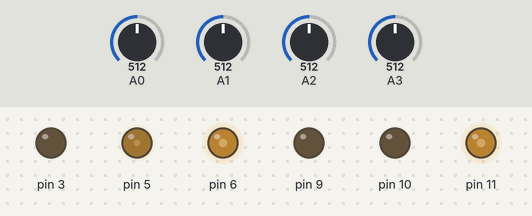
This sketch was run on a simulated Arduino Uno, built with avr-gcc and run on an emulated ATmega328P. On the bench: output pins drawn as LEDs (lit = HIGH). The test bench sets the inputs (shaded band); at power-on: A0 = 512, A1 = 512, A2 = 512, A3 = 512.

Above: at 1.2 s.
1.3 s: A0 set to 702
2.8 s: A0 set to 723
At 4.0 s:
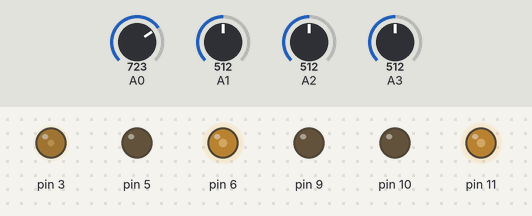
4.3 s: A1 set to 496
At 5.2 s:
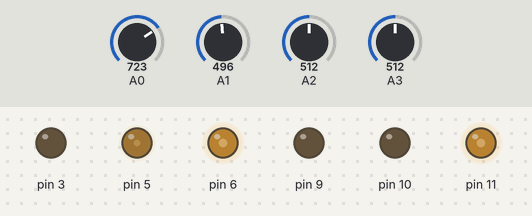
5.8 s: A2 set to 532
At 7.0 s:
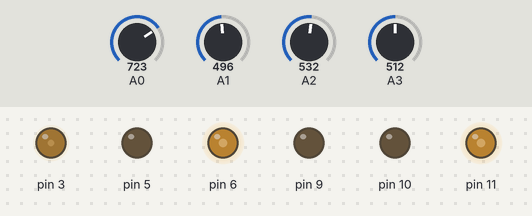
7.3 s: A3 set to 992
At 8.3 s:
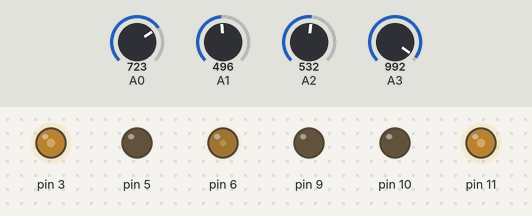
8.8 s: A1 set to 306
At 9.4 s:
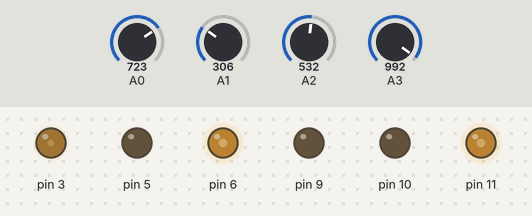
Timing chart, 0 to 11.3 s (numbered marks = the images above; inputs shaded):
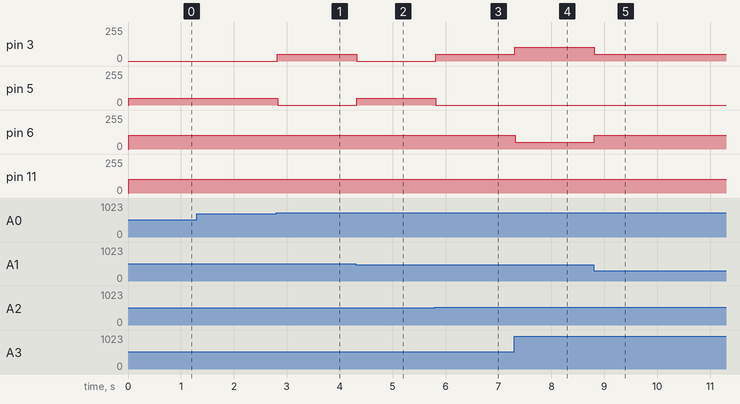

The sketch:

project_code_embedded_knn_thinkercad.ino
```cpp
#include <stdint.h>
#include <stdbool.h>
#include <math.h>
#include <stdio.h>

#define DATASET_SIZE 10
#define SAMPLE_SIZE 4
#define K_NEAREST 5
#define MAX_CHOSEN_SIZE K_NEAREST


float read_heart_beat_in_millivolts();
float read_blood_volume_pulse_in_percentage();
float read_galvanic_skin_response_in_microsecond();
float read_respiration_sensor_in_percentage();
float read_adc(uint8_t admux);
void wait_to_analogic_digital_conversion_finish();
void write_amusing_led(float duty_cycle);
void write_boring_led(float duty_cycle);
void write_relaxing_led(float duty_cycle);
void write_scary_led(float duty_cycle);


typedef enum Label
{
    AMUSING = 0,
    BORING =1,
    RELAXING =2,
    SCARY = 3,

} Label;

typedef struct sample
{
	float features[SAMPLE_SIZE];
    uint8_t label;
} sample;

typedef struct dataset
{
	sample samples[DATASET_SIZE];
} dataset;

typedef struct chosen
{
	int16_t array[MAX_CHOSEN_SIZE];
    uint8_t current_index;
    uint8_t size;
} chosen;

struct chosen  new_chosen(uint8_t size)
{
    struct chosen chosen_array;

    for (int i = 0; i < MAX_CHOSEN_SIZE; i++)
        chosen_array.array[i] = -1;

    chosen_array.size = size;
    chosen_array.current_index = 0;

    return chosen_array;
}


typedef struct knn
{
    dataset *set;
    struct chosen chosen_array;
    sample *best_sample;
    uint16_t current_index;
} knn;

sample find_nearest(knn *self, float *input_signal);
float euclidean_distance(float *signal_a, float *signal_b);
bool is_best_sample(knn *self, uint16_t current_sample_index, float *input_signal);

void find_k_nearest(struct dataset *set, float *input_signal,struct sample *nearest_samples, uint8_t k_nearest)
{
    knn model;

    model.set = set;
    model.chosen_array = new_chosen(k_nearest);

    for (uint8_t i = 0; i < k_nearest; i++)
        nearest_samples[i] = find_nearest(&model, input_signal);
}

sample find_nearest(knn *self, float *input_signal)
{
    uint16_t best_index = 0;
    self->best_sample = &self->set->samples[best_index];

    for (uint16_t sample_index = 0; sample_index < DATASET_SIZE; sample_index++)
        if (is_best_sample(self, sample_index, input_signal))
        {
            self->best_sample = &self->set->samples[sample_index];
            best_index = sample_index;
        }

    add_in_chosen(&self->chosen_array, best_index);

    return *self->best_sample;
}


bool is_best_sample(knn *self, uint16_t current_sample_index, float *input_signal)
{
    if (is_in_chosen(&self->chosen_array, current_sample_index))
        return false;

    float dataset_distance_to_signal = euclidean_distance(self->set->samples[current_sample_index].features, input_signal);
    float current_best_signal_distance = euclidean_distance(self->best_sample->features, input_signal);

    if (dataset_distance_to_signal < current_best_signal_distance)
        return true;

    return false;
}


float euclidean_distance(float *signal_a, float *signal_b)
{
    float distance = 0;

    for (int i = 0; i < SAMPLE_SIZE; i++)
        distance += pow(signal_a[i] - signal_b[i], 2);

    return sqrt(distance);
}

bool is_in_chosen(struct chosen *self, uint16_t index)
{

	for (int i = 0; i < self->current_index; i++)
    	if (self->array[i] == index)
            return true;

    return false;
}

void add_in_chosen(struct chosen *self, uint16_t value)
{
    self->array[self->current_index] = value;
	self->current_index++;
}


//Conversor de 0 a 5V
float conversor(int x)
{
  	return x * 0.00489;
}


dataset set;

void load_dataset()
{

  float space = 1.0/DATASET_SIZE;

  uint8_t labels[DATASET_SIZE] =  {
    BORING,//0
    BORING,//1
    BORING,//2
    BORING,//3
    RELAXING,  //4
    RELAXING,  //5
    SCARY,  //6
    SCARY,  //7
    AMUSING,  //8
    AMUSING  //9

  };

  for (int i =0; i < DATASET_SIZE; i++){

    float value = i*space;
    for (int j =0; j< SAMPLE_SIZE; j ++)
    	 set.samples[i].features[j] = value;

    set.samples[i].label = labels[i];
  }

}


struct sample samples[K_NEAREST];


void setup()
{
  	/*
        Habilitando todas as portas C do atmega 328p que equivale as portas
        A0,A1,A2,A3,A4,A5 do arduino uno respectivamente.
        As portas A0,A1,A2 serão as entradas dos sensores de temperatura e sensor de umidade.
        As portas A0, A1,A2  também se equivale as portas ADC[0], ADC[1] e ADC[2], respectivamente.
    */
 	DDRC = 0b00000000;

  	 /*
      ADCSRA -- significa  ADC Control and Status Register A

      no bit 7 habilita ou não o ADC
      no bit 6 se 1 então começa a conversão se estiver em modo simples
      no bit 5 se 1 então habilita o auto gatilho
      no bit 4 representa a flag de interrupção, quando a interrupção ocorrer esse bit vai para 1
      no bit 3 habilita a interrupção

      e os 3 bits menos significativos sever para escolher o Prescaler do ADC
      na prática utilizando o atmega a 16MHz a única opção é o 111

      7 - estou habilitando o ADC
      6 - estou informação que não quero começar a conversão
      5 - não quero habilitar a conversão automática ou seja eu que vou sinalizar quando começar a conversão
      4 - não controlo
      3 - não quero interromper nenhuma conversão a final nem comecei uma.
      2:0 - sou obrigado a usar o o Prescaler 111 por está trabalhando a 16MHz
    */
    //         76543210
    ADCSRA = 0b10000111;

  	 /*
        ADCSRB -- significa ADC Control and Status Register B
        bit 7 - nenhuma informação encontrada, pode existir só não encontrei / não foi necessário
        bit 6 - nenhuma informação encontrada, pode existir só não encontrei / não foi necessário
        bit 5 - nenhuma informação encontrada, pode existir só não encontrei / não foi necessário
        bit 4 - nenhuma informação encontrada, pode existir só não encontrei / não foi necessário
        bit 3 - nenhuma informação encontrada, pode existir só não encontrei / não foi necessário


        os 3 últimos bits [2:0]  sevem para definir a fonte do auto gatilho

        000 -- significa que a conversão será contínua, onde ao final de uma conversão outra começa imediatamente
        001 -- significa que a conversão se dará a partir de um comparador analógico, ou seja o 6 bit do ADCSRA == 1
        010 -- significa que a conversão se dará a partir de uma interrupção externa
        011 -- significa que a conversão se dará a partir da comparação de A do TC0
        100 -- significa que a conversão se dará a partir do estouro de contagem do TC0
        101 -- significa que a conversão se dará a partir da comparação de B do TC1
        110 -- significa que a conversão se dará a partir do estouro de contagem do TC1
        111 -- evento de captura do TC1


        nesse caso habilitei  a fonte do gatilho a partir da comparação do comparador analógico
        dessa forma eu informo quando quero fazer a conversão para digital
    */

    //         76543210
    ADCSRB = 0b00000001;


     /*
        PORTD

        são as portas digitais do arduino de  D0 até D7
        quero os pinos do PWM logo, os Pinos 5 e 6
        ou seja
        os bits 5 e 6 deve ser marcados como saída
    */
    //       76543210
    DDRD = 0b01101000;

    /*
        PORTB

        Utilizado portas D9,D10,D11 como saída pwm para os leds
        PINB pinos de entrada na da porta PORTB
        D8, D9 e D10, D11 representa os bits 0,1,2,3 do registrador DDRB
        Quero so registrados D9,D10 como saída.


     */
    //       76543210
    DDRB = 0b00001110;


    //         76543210
    TCCR0A = 0b10100011;
    TCCR1A = 0b10100011;
    TCCR2A = 0b10100011;

    //         76543210
    TCCR0B = 0b00000100;
    TCCR1B = 0b00000100;
    TCCR2B = 0b00000100;


  	load_dataset();
}


void loop()
{
  	float input[4];
  	/*
    	Apesar dos sensores emitirem diferentes valores,
        nessa simulação são 5 potenciômetros que variam de 0 até 5V.
        Portanto para normalizar é só dividir por 5.0
    */
	input[0] = read_heart_beat_in_millivolts()/5.0;
    input[1] = read_blood_volume_pulse_in_percentage()/5.0;
    input[2] = read_galvanic_skin_response_in_microsecond()/5.0;
    input[3] = read_respiration_sensor_in_percentage()/5.0;


  	find_k_nearest(&set, input, samples, K_NEAREST);

  	uint8_t label_frequencies[4] = {0,0,0,0};


    for (uint8_t i =0; i < K_NEAREST; i++ )
    {
     label_frequencies[(uint8_t)samples[i].label]++;
    }


  	 // pwm
    write_scary_led((float)label_frequencies[SCARY]/K_NEAREST);
    write_amusing_led((float)label_frequencies[AMUSING]/K_NEAREST);
    write_boring_led((float)label_frequencies[BORING]/K_NEAREST);
    write_relaxing_led((float)label_frequencies[RELAXING]/K_NEAREST);


}

/*
ECG sensor. The electrical signal generated by the heart muscles during contraction can be detected using an
ECG sensor.
*/
float read_heart_beat_in_millivolts(){
  	   /*
        ADMUX -- ADC Multiplexer Selection Register

        Segundo a referência os bits  6 e 7 representam o tipo de tensão de referência
        no caso 00, significa que a tensão de referência será proveniente de uma tensão
        externa, que será ligada ao pino AREF

        no caso 11, significa que ele usará a tensão interna de 1.1V como referência
		no caso 01, significa que ele usará a tensão do Vcc (5V) como referência
        o bit da posição 5 representa se o resultado do da conversão estará ajustado a direita ou a esquerda
        isso porque o resultado da conversão são 10bis e irem precisar de 2 registradores para armazena-lo
        ajustando a esquerda, podemos ler o resultado do primeiro registrador e ignorar os 2 bis menos significativos
        tendo em visa que na leitura pode haver ruído,então ignorar os 2 bits pode ser bastante interessante.

        Os 4 bits menos significativos ou seja os bits da posição 0,1,2,3
        representam as entradas do conversor. No arduino uno elas represetam
        as entradas do sinal
        0000 - ADC[0]
        0001 - ADC[1]
        0010 - ADC[2]
        0011 - ADC[3]
        0100 - ADC[4]
        0101 - ADC[5]
        0110 - ADC[6]
        0111 - ADC[7]

        no caso a entrada escolhida foi a ADC[0]
        e a tensão de referência externa de  é 5V, uma vez que
        podemos representar a tensão da umidade de 0 2.5V e a tensão de 0 até 5V
        dos sensores de temperatura.
        Ou seja os valores de umidade varia de 0 até 512 (1024/2)
        e os valores de temperatura variam de 0 até 1024


        traduzindo a minha escolha para os bits fica
        76
        01 - Vcc como referência

        3210
        0000 -  ADC[0]

        5
        0 - lendo os resistadores da direita para esquerda

    */

    float v_in = read_adc(0b01000000);

    return v_in; // (v_in - 2.8) / 50 * 1000;
}

/*
Blood Volume Pulse (BVP) sensor. Also known as a Photoplethysmography (PPG) sensor, it emits light into the tissue and measures
the reflected light. The amount of observed reflected light varies according to the blood flowing through the vessels,
thus serving as a measure for cardiac activity.
*/
float read_blood_volume_pulse_in_percentage(){

    //Vcc como referencia(01) e ADC1 como entrada

    float v_in = read_adc(0b01000001);

    return v_in; // 58.962 * v_in - 115.09;
}

/*
Galvanic Skin Response (GSR) sensor. Also known as Electrodermal Activity (EDA) sensor, it measures the variation in electrical
conductance resulting from sweat released by the glands on the skin. Since these glands are regulated by the sympathetic
nervous system, changes in electric conductance serve as a good indicator of physiological arousal.
*/
float read_galvanic_skin_response_in_microsecond(){

    //Vcc como referencia(01) e ADC2 como entrada
    float v_in = read_adc(0b01000010);

    return v_in; // 24.0 * v_in - 49.2;
}


/*
Respiration sensor. The expansion and contraction of the chest cavity can be measured using a Hall effect sensor.
*/
float read_respiration_sensor_in_percentage(){
    //Vcc como referencia(01) e ADC3 como entrada

    float v_in = read_adc(0b01000011);

    return v_in; //58.923 * v_in - 115.01;
}

float read_adc(uint8_t admux)
{
    ADMUX = admux;

    wait_to_analogic_digital_conversion_finish();

    /*
    Sabendo que a tensão de referência é 5V
    e o valor máximo inteiro da leitura analógica é 1023
    então é convertido a leitura para voltagem
     */

    return ((float)ADC) * (5.0 / 1023.0);
}

void wait_to_analogic_digital_conversion_finish()
{
    // habilitando o bit 6 do ADCSRA inicializo o processo de conversão
    //          76543210
    ADCSRA |= 0b01000000;

    /*
        no bit 4 representa a flag de interrupção, quando a interrupção ocorrer esse bit vai para 1
        ou seja quando derminar o processo de de conversão então sai do while
    */

    //                  76543210
    while (!(ADCSRA & 0b00010000))
    {
    }
}


/*

Timer output	Arduino output	Chip pin	Pin name
    OC2B	           3           5	      PD3
    OC0B	           5	       11	      PD5
    OC0A	           6	       12	      PD6
    OC1A	           9	       15	      PB1
    OC1B	           10	       16	      PB2
    OC2A	           11          17      	  PB3

*/

void write_amusing_led(float duty_cycle)
{

    /*
    OC2B - OCR2B representa a saída do pino  D3 do arduino uno
    */

    OCR2B = (uint8_t)(duty_cycle * 255.0);
}

void write_boring_led(float duty_cycle)
{
    /*
    OC0B - OCR0B representa a saída D5 do arduino uno
    */
    OCR0B = (uint8_t)(duty_cycle * 255.0);
}

void write_relaxing_led(float duty_cycle)
{
    /*
    OC0A - OCR0A representa a saída do pino D6 do arduino uno
    */
    OCR0A = (uint8_t)(duty_cycle * 255.0);
}

void write_scary_led(float duty_cycle)
{

    /*
      OC2A - OCR2A representa a saída do pino D11
      do arduino uno
    */
    OCR2A = (uint8_t)(duty_cycle * 255.0);
}
```

Measured:
- the behaviour switches between 714 and 715 on A0 (found by bisection; images 0 and 1)
- the behaviour switches between 504 and 503 on A1 (found by bisection; images 1 and 2)
- the behaviour switches between 519 and 520 on A2 (found by bisection; images 2 and 3)
- after the input at 1.3 s, every drawn part: stays the same
- after the input at 2.8 s, pin 3: 0/255 → 51/255 at once; pin 5: 51/255 → 0/255 at once
- after the input at 4.3 s, pin 3: 51/255 → 0/255 at once; pin 5: 0/255 → 51/255 at once
- after the input at 5.8 s, pin 3: 0/255 → 51/255 at once; pin 5: 51/255 → 0/255 at once
- after the input at 7.3 s, pin 3: 51/255 → 102/255 at once; pin 6: 102/255 → 51/255 at once
- after the input at 8.8 s, pin 3: 102/255 → 51/255 at once; pin 6: 51/255 → 102/255 at once
